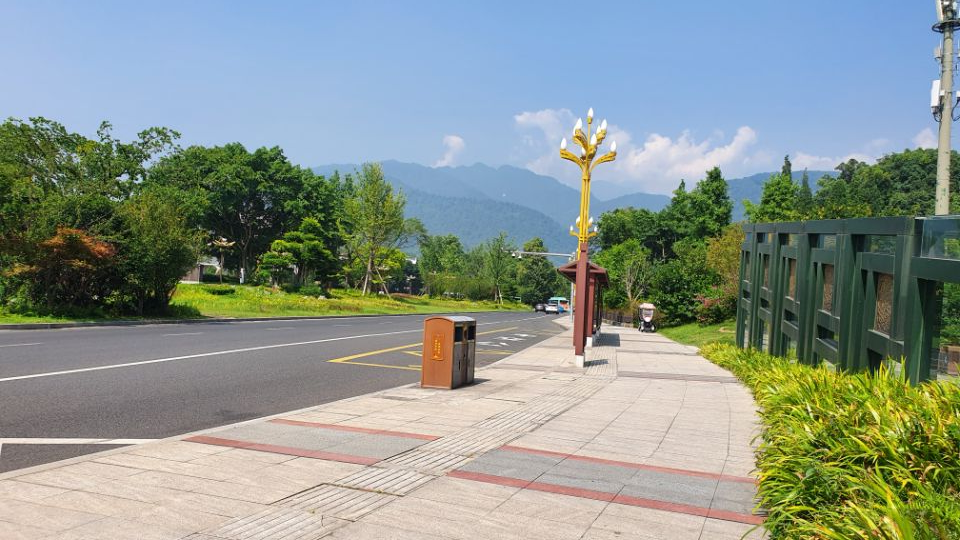
//> input picture project/GDAL_demo/cpp1/Resources/1111.jpg, 960 x 540 px
$ ./cpp1   (built with g++ and OpenCV 4)
//> lines starting //> are read from the running program, lines starting //| are printed output that depends on the picture
#include <iostream>
#include <fstream>
#include <stdlib.h>
#include <algorithm>
#include <time.h>
#include <iomanip>
#include <vector>
#include <cmath>priv.h>

#include <opencv2/opencv.hpp>
#include <opencv2/core/core.hpp>
#include <opencv2/highgui/highgui.hpp>
#include <opencv2/features2d/features2d.hpp>
#include <opencv2/core/utils/logger.hpp>
using namespace std;
using namespace cv;

/// <summary>
/// K均值聚类
/// </summary>
/// <param name="xSize"></param>
/// <param name="ySize"></param>
/// <param name="imgData"></param>
/// <param name="resClass"></param>
/// <returns></returns>
// [308 lines left out: functions KMeans, calcNDVI, MeanFilter, MedianFilter, HistogramMatch, exam and 1 more, not called in this run]


void main()
{
	clock_t start, end;
	start = clock();


	//只输出错误日志
	utils::logging::setLogLevel(utils::logging::LOG_LEVEL_ERROR);

	Mat img1, img2;
	img1 = imread("./Resources//1111.jpg");
//> img1 is the input picture: 540 rows x 960 cols, CV_8UC3; mean B, G, R 141.8, 149.5, 138.3
	img2 = imread("./Resources//2222.jpg");
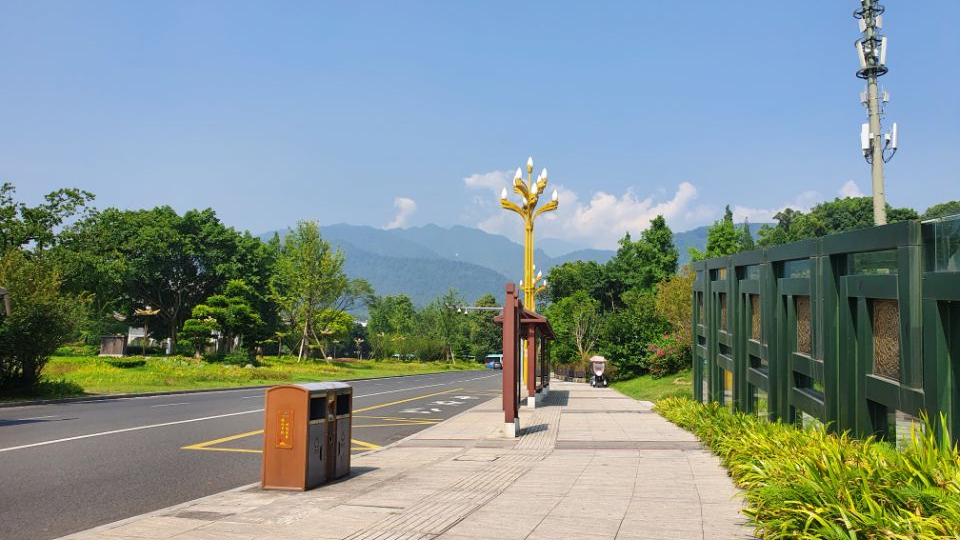
//> input picture project/GDAL_demo/cpp1/Resources/2222.jpg, 960 x 540 px
//> img2 is the input picture: 540 rows x 960 cols, CV_8UC3; mean B, G, R 142, 144.9, 129
	Ptr<SIFT> sift = SIFT::create(500);
	vector<KeyPoint> kp1, kp2;
	sift->detect(img1, kp1);
//> kp1 = 501 keypoints; strongest (x, y, size): (653, 328, 1.9), (647, 319, 3.4), (224, 239, 1.8), (589, 340, 4.4)
	sift->detect(img2, kp2);
//> kp2 = 500 keypoints; strongest (x, y, size): (605, 383, 2), (459, 310, 1.9), (212, 340, 3), (330, 358, 2.2)
	//绘制特征点
	//Mat res;
	//drawKeypoints(img1, kp1, res, Scalar(0, 255, 255));
	//imshow("res", res);

	//计算特征点描述符,提取特征向量
	Mat dsc1, dsc2;
	Ptr<SiftDescriptorExtractor> descriptor = SiftDescriptorExtractor::create();
	descriptor->compute(img1, kp1, dsc1);
	descriptor->compute(img2, kp2, dsc2);


	/*得到的特征点个数：
	500 => 500
	1000 => (627, 128)(645, 128)
	*/

	//KNN-NNDR特征匹配
	Ptr<DescriptorMatcher> matcher = DescriptorMatcher::create(DescriptorMatcher::BRUTEFORCE);
	vector<vector<DMatch> > knn_matches;
	const float ratio_thresh = 0.7f;
	vector<DMatch> matches;
	matcher->knnMatch(dsc1, dsc2, knn_matches, 2);
//> knn_matches = 501 matches
	for (auto& knn_matche : knn_matches) {
		if (knn_matche[0].distance < ratio_thresh * knn_matche[1].distance) {
			matches.push_back(knn_matche[0]);
		}
	}
//> after the loop, matches = 93 matches


	// [30 lines of commented-out code are left out]
	Mat result;
	drawMatches(img1, kp1, img2, kp2, matches, result, Scalar(0, 255, 255), Scalar::all(-1));
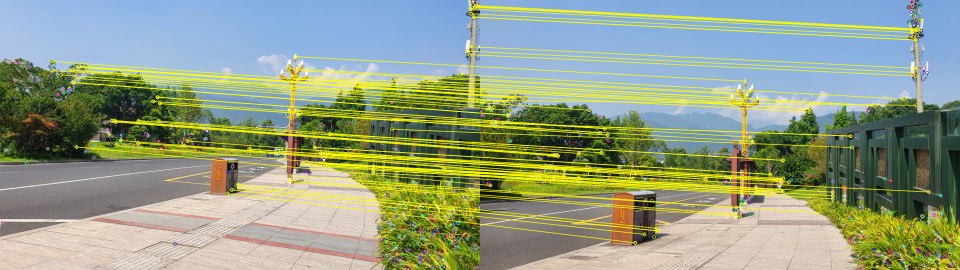
//> result: 540 rows x 1920 cols, CV_8UC3 (shown at 1/2 size); mean B, G, R 132, 158.1, 146.1
	imshow("Result", result);
}
